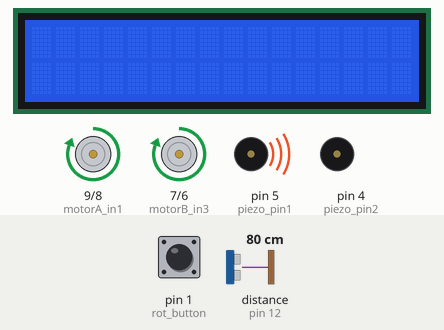
A sketch run on a simulated Arduino Uno, built with avr-gcc and run on an emulated ATmega328P. Parts: 16×2 character LCD, motor-driver pin pairs drawn as motors (green arrow = first pin HIGH = forward, orange = second pin HIGH = backward, longer = more drive, scaled by the enable pin), buzzer (waves = sounding, pin HIGH). Wiring (inferred from the names in the program): ultrasonic range finder: trigger pin 13; echo pin 12. Inputs (shaded band) come from the test bench; at power-on: distance to the obstacle (sensor on pin 12) 80 cm, pin 1 (rot_button) HIGH. The echo pulse lasts 58.3 µs per cm; pins used as bus, display or sensor lines are not drawn.

Above: at 1.2 s.
1.3 s: distance to the obstacle (sensor on pin 12) set to 17 cm
2.8 s: distance to the obstacle (sensor on pin 12) set to 14 cm
At 2.92 s:
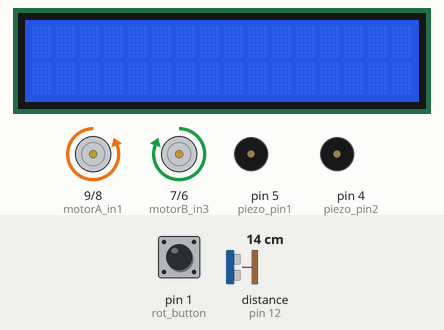
4.5 s: pin 1 (rot_button) pulled LOW for 0.15 s
At 4.89 s:
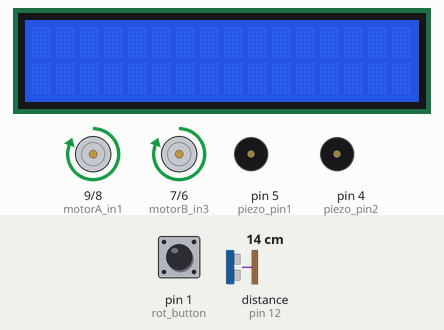
Timing chart, 0 to 7.5 s (numbered marks = the images above; inputs shaded):
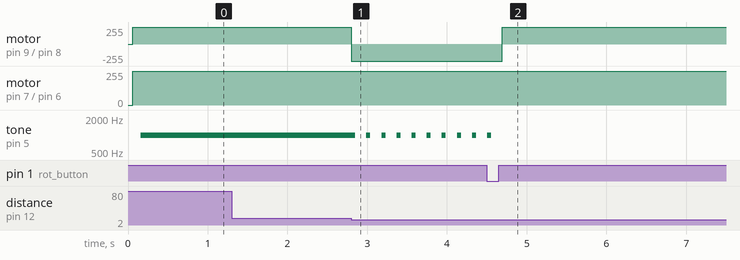

The sketch:

alarm_on.ino
```cpp
#include <LiquidCrystal.h>


// Kellorobo

uint8_t   time_h = 0;
uint8_t   time_min = 0;
uint8_t   alarm_h = 0;
uint8_t   alarm_min = 0;
uint16_t  dist = 0xffff;
unsigned long dur;

const uint8_t ultra_trig  = 13;    // ultrasonic sensor pins
const uint8_t ultra_echo  = 12;

const uint8_t motorA_ena  = 11;    // motor pins
const uint8_t motorB_ena = 10;
const uint8_t motorA_in1  = 9;
const uint8_t motorA_in2  = 8;
const uint8_t motorB_in3  = 7;
const uint8_t motorB_in4  = 6;

const uint8_t piezo_pin1  = 5;    // piezo pins
const uint8_t piezo_pin2  = 4;

const uint8_t rot_pin1    = 2;      // rotary encoder pins
const uint8_t rot_pin2    = 3;
const uint8_t rot_button  = 1;

const uint8_t turn_time   = 700;    // milliseconds, 700 = hattuvakio


bool alarm            = true;
bool turn_right_bool  = false;          // for motors

LiquidCrystal lcd(A5, A4, A0, A1, A2, A3); //RS, EN, D4, D5, D6, D7

void setup()
{
  pinMode(piezo_pin1,   OUTPUT);
  pinMode(piezo_pin2,   OUTPUT);
  pinMode(rot_pin1,     INPUT_PULLUP);
  pinMode(rot_pin2,     INPUT_PULLUP);
  pinMode(rot_button,   INPUT_PULLUP);
  pinMode(motorA_ena,   OUTPUT);
  pinMode(motorB_ena,   OUTPUT);
  pinMode(motorA_in1,   OUTPUT);
  pinMode(motorB_in3,   OUTPUT);
  pinMode(motorA_in2,   OUTPUT);
  pinMode(motorB_in4,   OUTPUT);

  lcd.begin(16, 2);                          // init display

  //attachInterrupt(digitalPinToInterrupt(2), myEncoder, FALLING);  // encoder pin on interrupt 0 - pin 2

  digitalWrite(motorA_ena, LOW);      // Motors are set to free run by default
  digitalWrite(motorB_ena, LOW);
  digitalWrite(motorA_in1, LOW);
  digitalWrite(motorA_in2, LOW);
  digitalWrite(motorB_in3, LOW);
  digitalWrite(motorB_in4, LOW);

  pinMode(ultra_trig,      OUTPUT);   // init ultrasound pins
  pinMode(ultra_echo,      INPUT);

  // Serial.begin(9600);

}

void change_direction()
{
  if (turn_right == false)
  {
    turn_left();
    delay(turn_time);
    turn_right_bool = true;
    drive_fwd();
  }
  else
  {
    turn_right();
    turn_right_bool = false;
    delay(turn_time);
    drive_fwd();
  }
}

void drive_fwd()                              // set robot to drive forwards
{
  digitalWrite(motorA_in1, HIGH);
  digitalWrite(motorA_in2, LOW);
  digitalWrite(motorB_in3, HIGH);
  digitalWrite(motorB_in4, LOW);
}

void turn_right()
{
  digitalWrite(motorA_in1, LOW);
  digitalWrite(motorA_in2, HIGH);
  digitalWrite(motorB_in3, HIGH);
  digitalWrite(motorB_in4, LOW);
}

void turn_left()
{
  digitalWrite(motorA_in1, HIGH);
  digitalWrite(motorA_in2, LOW);
  digitalWrite(motorB_in3, LOW);
  digitalWrite(motorB_in4, HIGH);
}

void stop_motors()
{
  digitalWrite(motorA_ena, LOW);     // set all motor pins low
  digitalWrite(motorB_ena, LOW);
  digitalWrite(motorA_in1, LOW);
  digitalWrite(motorA_in2, LOW);
  digitalWrite(motorB_in3, LOW);
  digitalWrite(motorB_in4, LOW);
}

void calc_distance()
{

  while (dist >= 15)        // in cm
  {
    if (digitalRead(rot_button) == LOW)      // pin is low when button is pressed
    {
      alarm = false;
    }
    playsound();

    // Sets the trigPin on HIGH state for 100 microseconds
    digitalWrite(ultra_trig, HIGH);
    delayMicroseconds(100);
    digitalWrite(ultra_trig, LOW);

    // Reads the echoPin, returns the sound wave travel time in microseconds
    dur = pulseIn(ultra_echo, HIGH);

    // Calculating the distance in cm
    dist = dur * 0.034 / 2;
  }

}


void loop() // RENAME THIS TO alarm_on() IN FINAL VERSION  // called when alarm rings
{

  digitalWrite(motorA_ena, HIGH);     // set motor power pins high
  digitalWrite(motorB_ena, HIGH);

  drive_fwd();

  digitalWrite(ultra_trig, LOW);      // init
  delay(100);

  while (alarm)
  {
    calc_distance();
    change_direction();
    dist = 0xffff;
  }
    stop_motors();
}

void playsound()
{
  digitalWrite(piezo_pin2, LOW);
  tone(piezo_pin1, 1000, 50);     // 1000 Hz pwm for 50 ms
}


// mitja 8.7.2016
```

Measured:
- the behaviour switches between 16 and 15 cm on distance to the obstacle (sensor on pin 12) (found by bisection; images 0 and 1)
- after the input at 1.3 s, every drawn part: stays the same
- after the input at 2.8 s, motor on pin 9 (motorA_in1) / pin 8 (motorA_in2): forward 255/255 → backward 255/255 at once; tone on pin 5 (piezo_pin1): alternates 1000 Hz for 0.05 s and silent for 0.14 s, starting after 0.05 s
- after the input at 4.5 s, motor on pin 9 (motorA_in1) / pin 8 (motorA_in2): backward 255/255 → forward 255/255 after 0.20 s; tone on pin 5 (piezo_pin1): goes on until 4.6 s, then stays silent
